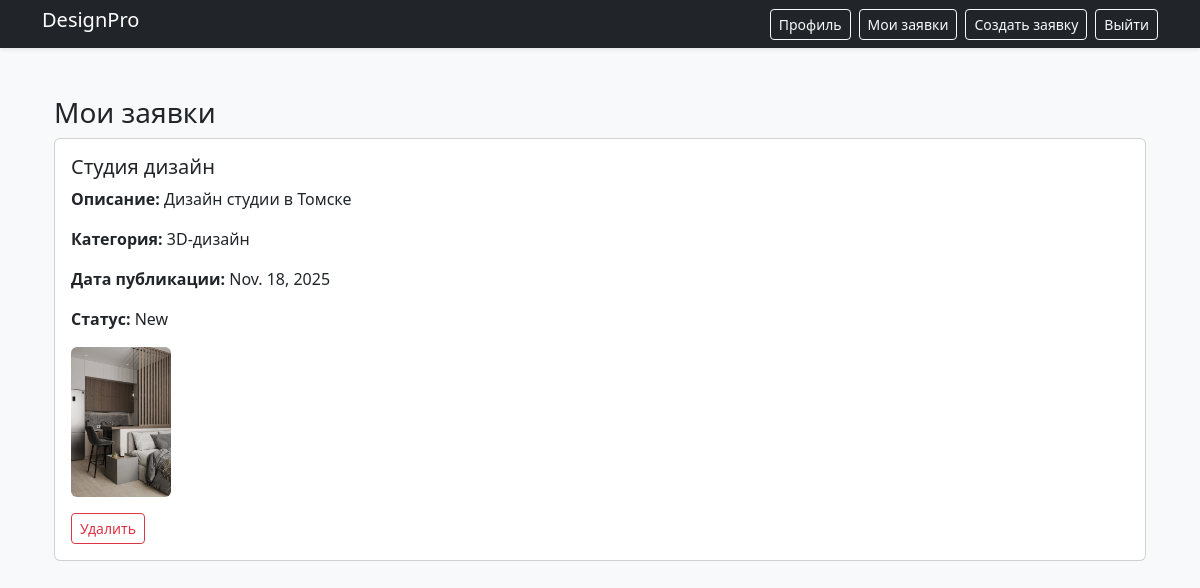
Page /catalog/request/ (signed in) on the committed database.
### catalog/models.py (models this page shows, shortened)
class Request(models.Model):
    title = models.CharField(max_length=200)
    description = models.CharField(max_length=1000)
    category = models.ForeignKey(Category, on_delete=models.CASCADE)
    status = models.ForeignKey(Status, on_delete=models.CASCADE)
    image = models.ImageField(upload_to='designs/', blank=False, null=False, verbose_name='Изначальный дизайн')
    completed_image = models.ImageField(upload_to='completed/', blank=True, null=True, verbose_name='Выполненный дизайн')
    user = models.ForeignKey(AdvUser, on_delete=models.CASCADE)
    pub_date = models.DateField('date published', default=timezone.now)
    worker_comment = models.CharField(max_length=200, null=True, blank=True, verbose_name="Комментарий дизайнеров")

class Category(models.Model):
    name = models.CharField(max_length=200)
    def __str__(self):
        return self.name

class Status(models.Model):
    name = models.CharField(max_length=200)
    def __str__(self):
        return self.name

### catalog/views.py (the view)
# urls.py: path('request/', views.user_requests_view, name='user_requests'),
@login_required
def user_requests_view(request):
    request_user_list = Request.objects.filter(user=request.user)
    return render(request, 'catalog/user_requests.html', {'request_list': request_user_list})

### catalog/templates/catalog/user_requests.html (shortened to what this page needs)
{% extends 'catalog/base_template.html' %}
{% block content %}
<div class="container mt-4">
    <h3>Мои заявки</h3>
    {% if request_list %}
        {% for request in request_list %}
            <div class="card mb-3">
                <div class="card-body">
                    <h5 class="card-title">{{ request.title }}</h5>
                    <p class="card-text"><strong>Описание:</strong> {{ request.description }}</p>
                    <p class="card-text"><strong>Категория:</strong> {{ request.category }}</p>
                    <p class="card-text"><strong>Дата публикации:</strong> {{ request.pub_date }}</p>
                    <p class="card-text"><strong>Статус:</strong> {{ request.status }}</p>
                    {% if request.image %}
                        <img src="{{ request.image.url }}" class="img-fluid rounded" alt="Изображение дизайна" style="max-height: 150px;">
                    {% endif %}
                    <div class="mt-3">
                        <a href="{% url 'delete' request.pk %}" class="btn btn-sm btn-outline-danger">Удалить</a>
                    </div>
                </div>
            </div>
        {% endfor %}
    {% else %}
        <div class="alert alert-light">
            <p class="mb-0">У вас пока нет заявок.</p>
        </div>
    {% endif %}
</div>
{% endblock %}

### rows in the picture
Request: title "Студия дизайн", description "Дизайн студии в Томске", category "3D-дизайн", pub_date "Nov. 18, 2025", status "New", image (picture)
